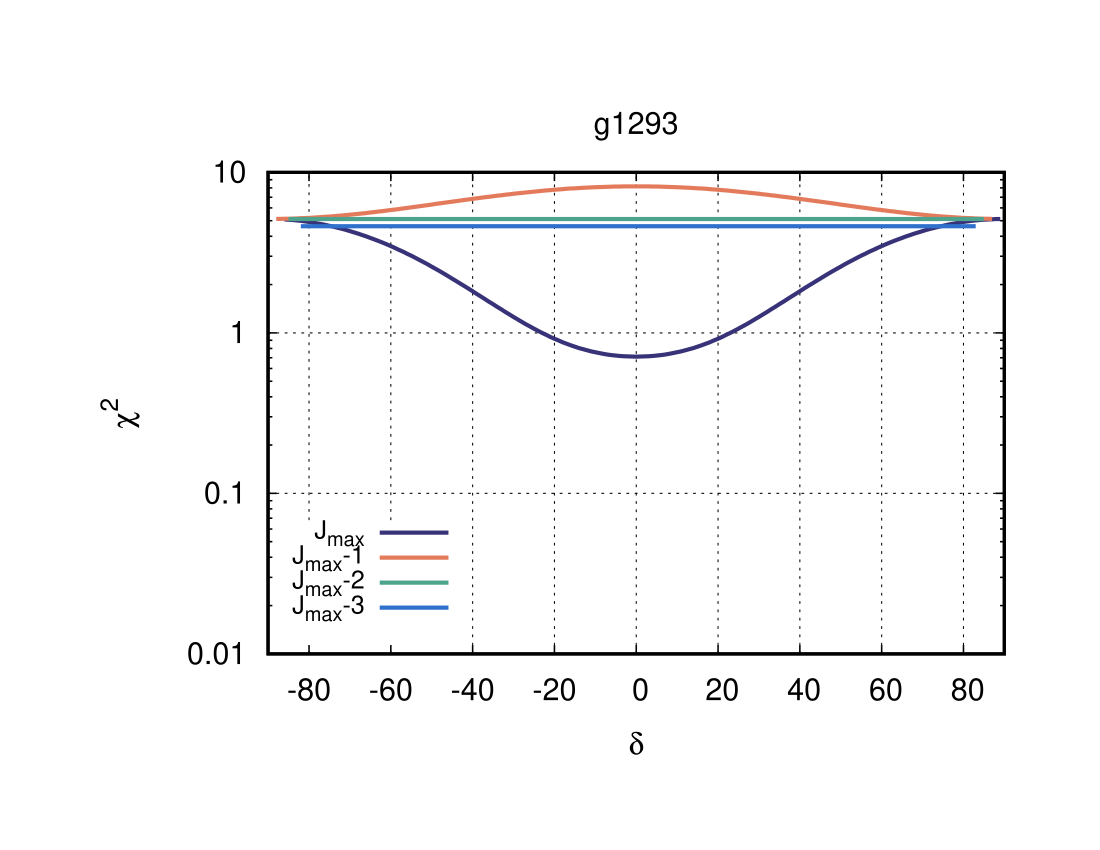

Write gnuplot code to recreate this figure.
set term post enhance color "Helvetica,26" lw 1.5
set out "|ps2pdf - plot.pdf"

set title
set xlabel "{/Symbol d}"
set ylabel "{/Symbol c}^2"
set log y
set key bottom left

set title 'g1293'

plot [-90:90][0.01:10] 's38_g1293.out' u 1:2 every ::5::180 w lines tit 'J_{max}',\
                    's38_g1293.out' u 1:2 every ::185::360 w lines tit 'J_{max}-1',\
                    's38_g1293.out' u 1:2 every ::370::540 w lines tit 'J_{max}-2',\
                    's38_g1293.out' u 1:2 every ::555::720 w lines tit 'J_{max}-3',\
                    's38_g1293.out' u 1:2 every ::740::1090 w lines tit 'J_{max}-4'

set title 'g1535'
plot [-90:90][0.01:10] 's38_g1535.out' u 1:2 every ::5::180 w lines tit 'J_{max}',\
                    's38_g1535.out' u 1:2 every ::185::360 w lines tit 'J_{max}-1',\
                    's38_g1535.out' u 1:2 every ::370::540 w lines tit 'J_{max}-2',\
                    's38_g1535.out' u 1:2 every ::555::720 w lines tit 'J_{max}-3',\
                    's38_g1535.out' u 1:2 every ::740::1090 w lines tit 'J_{max}-4'

set title 'g849'

plot [-90:90][0.01:10] 's38_g849.out' u 1:2 every ::5::180 w lines tit 'J_{max}',\
                    's38_g849.out' u 1:2 every ::185::360 w lines tit 'J_{max}-1',\
                    's38_g849.out' u 1:2 every ::370::540 w lines tit 'J_{max}-2',\
                    's38_g849.out' u 1:2 every ::555::720 w lines tit 'J_{max}-3',\
                    's38_g849.out' u 1:2 every ::740::1090 w lines tit 'J_{max}-4'

set title 'g2320'


plot [-90:90][0.01:10] 's38_g2320.out' u 1:2 every ::5::180 w lines tit 'J_{max}',\
                    's38_g2320.out' u 1:2 every ::185::360 w lines tit 'J_{max}-1',\
                    's38_g2320.out' u 1:2 every ::370::540 w lines tit 'J_{max}-2',\
                    's38_g2320.out' u 1:2 every ::555::720 w lines tit 'J_{max}-3',\
                    's38_g2320.out' u 1:2 every ::740::1090 w lines tit 'J_{max}-4'
